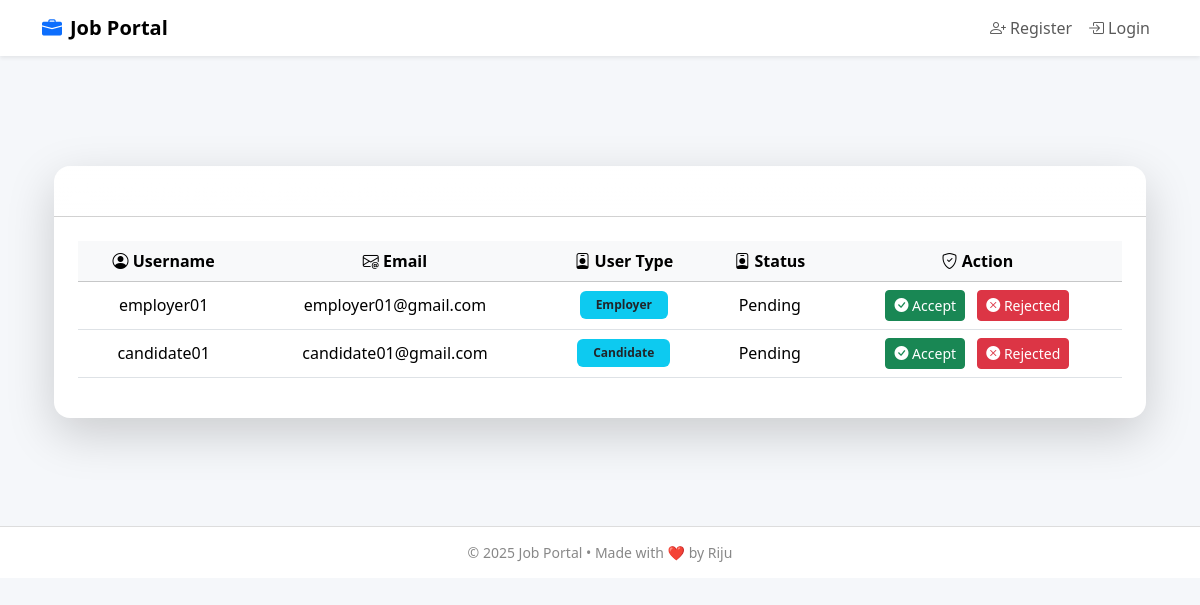
/pendingList/, run on an earlier commit of the app's database.
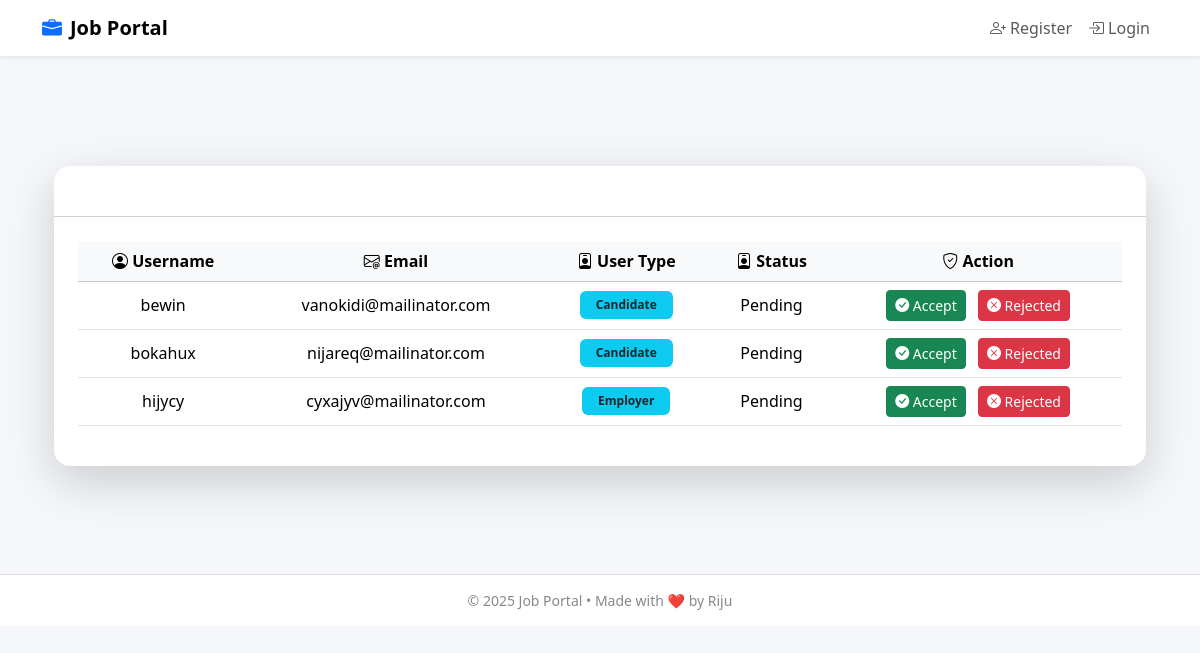
And on a later commit of the database.
### users_auth_app/models.py (models this page shows, shortened)
class PendingAccountModel(models.Model):
    username = models.CharField(max_length=100, null=True)
    email = models.EmailField(null=True)
    phone = models.CharField(max_length=15, null=True)
    user_types = models.CharField(choices=[
        ('Employer', 'Employer'),
        ('Candidate', 'Candidate'),
    ], max_length=10, null=True)
    pending_status = models.CharField(choices=[
        ('Pending', 'Pending'),
        ('Accept', 'Accept'),
        ('Rejected', 'Rejected'),
    ], max_length=10, null=True)

### users_auth_app/views.py (the view)
# urls.py: path('pendingList/',pendingList, name='pendingList'),
def pendingList(request):
    pendingUser = PendingAccountModel.objects.all()
    return render(request, 'pendingList.html',{'pendingUser':pendingUser})

### users_auth_app/templates/pendingList.html (shortened to what this page needs)
{% extends 'master/master.html' %}
{% block body %}
<div class="container mt-5">
  <div class="card shadow-lg border-0 rounded-4">
    <div class="card-header bg-gradient text-white fw-semibold rounded-top-4" style="background: linear-gradient(135deg, #667eea, #764ba2);">
      <h3 class="mb-0">
        <i class="bi bi-person-lines-fill me-2"></i>
      </h3>
    </div>
    <div class="card-body p-4">
      {% if pendingUser %}
      <div class="table-responsive">
        <table class="table table-hover align-middle text-center">
          <thead class="table-light">
            <tr>
              <th><i class="bi bi-person-circle"></i> Username</th>
              <th><i class="bi bi-envelope-at"></i> Email</th>
              <th><i class="bi bi-person-badge"></i> User Type</th>
              <th><i class="bi bi-person-badge"></i> Status</th>
              <th><i class="bi bi-shield-check"></i> Action</th>
            </tr>
          </thead>
          <tbody>
            {% for pending in pendingUser %}
            <tr class="align-middle">
              <td class="fw-medium">{{ pending.username }}</td>
              <td>{{ pending.email }}</td>
              <td>
                <span class="badge bg-info text-dark px-3 py-2">{{ pending.user_types }}</span>
              </td>
              <td>{{ pending.pending_status }}</td>
              <td>
                  {% if pending.pending_status == 'Rejected' %}
                   You Are Rejected
                   {% else %}
                   <a href="{% url 'approveUser' pending.id %}" class="btn btn-success btn-sm me-2">
                      <i class="bi bi-check-circle-fill"></i> Accept
                  </a>
                  <a href="{% url 'rejectUser' pending.id %}" class="btn btn-danger btn-sm">
                      <i class="bi bi-x-circle-fill"></i> Rejected
                  </a>
                  {% endif %}
              </td>
            </tr>
            {% endfor %}
          </tbody>
        </table>
      </div>
      {% else %}
      <div class="alert alert-info text-center mt-4">
        <i class="bi bi-info-circle"></i> No pending accounts to display.
      </div>
      {% endif %}
    </div>
  </div>
</div>
{% endblock %}

### users_auth_app/templates/master/master.html (shortened to what this page needs)
<!DOCTYPE html>
<html lang="en">
<head>
  <link href="https://cdn.jsdelivr.net/npm/bootstrap@5.3.3/dist/css/bootstrap.min.css" rel="stylesheet">
  <link href="https://cdn.jsdelivr.net/npm/bootstrap-icons@1.11.3/font/bootstrap-icons.css" rel="stylesheet">
</head>
<body>
  {% include 'master/navbar.html' %}
  <main class="container py-5">
    {% block body %}{% endblock body %}
  </main>
  <footer>
    &copy; {{ year|default:"2025" }} Job Portal • Made with ❤️ by Riju
  </footer>
</body>
</html>

### users_auth_app/templates/master/navbar.html (shortened to what this page needs)
<nav class="navbar navbar-expand-lg navbar-light bg-white fixed-top shadow-sm">
  <div class="container">
    <a class="navbar-brand fw-bold" href="{% url 'dashboardPage' %}">
      <i class="bi bi-briefcase-fill me-2"></i>Job Portal
    </a>
    <div class="collapse navbar-collapse" id="navbarNav">
      <ul class="navbar-nav ms-auto">
        {% if user.is_authenticated %}
          {% if user.user_types == 'Admin' %}
            <li class="nav-item">
              <a class="nav-link {% if request.resolver_match.url_name == 'pendingList' %}active{% endif %}"
                 href="{% url 'pendingList' %}">
                <i class="bi bi-clock-history me-1"></i>Pending Accounts
              </a>
            </li>
          {% elif user.user_types == 'Employer' %}
            <li class="nav-item">
              <a class="nav-link {% if request.resolver_match.url_name == 'dashboardPage' %}active{% endif %}"
                 href="{% url 'dashboardPage' %}">
                <i class="bi bi-speedometer2 me-1"></i>Dashboard
              </a>
            </li>
            <li class="nav-item">
              <a class="nav-link {% if request.resolver_match.url_name == 'createJobPage' %}active{% endif %}"
                 href="{% url 'createJobPage' %}">
                <i class="bi bi-briefcase me-1"></i>Add Job
              </a>
            </li>
          {% elif user.user_types == 'Candidate' %}
            <li class="nav-item">
              <a class="nav-link {% if request.resolver_match.url_name == 'dashboardPage' %}active{% endif %}"
                 href="{% url 'dashboardPage' %}">
                <i class="bi bi-house-door me-1"></i>Dashboard
              </a>
            </li>
            <li class="nav-item">
              <a class="nav-link {% if request.resolver_match.url_name == 'allJobsPage' %}active{% endif %}"
                 href="{% url 'allJobsPage' %}">
                <i class="bi bi-search me-1"></i>All Jobs
              </a>
            </li>
            <li class="nav-item">
              <a class="nav-link {% if request.resolver_match.url_name == 'myApplicationsPage' %}active{% endif %}"
                 href="{% url 'myApplicationsPage' %}">
                <i class="bi bi-clipboard-check me-1"></i>My Applications
              </a>
            </li>
          {% endif %}
          <li class="nav-item">
            <a class="nav-link {% if request.resolver_match.url_name == 'profilePage' %}active{% endif %}"
               href="{% url 'profilePage' %}">
              <i class="bi bi-person-circle me-1"></i>Profile
            </a>
          </li>
          <li class="nav-item">
            <a class="nav-link {% if request.resolver_match.url_name == 'changePasswordPage' %}active{% endif %}"
               href="{% url 'changePasswordPage' %}">
              <i class="bi bi-shield-lock me-1"></i>Change Password
            </a>
          </li>
          <li class="nav-item">
            <a class="nav-link text-danger" href="{% url 'logoutPage' %}">
              <i class="bi bi-box-arrow-right me-1"></i>Logout
            </a>
          </li>
        {% else %}
          <li class="nav-item">
            <a class="nav-link {% if request.resolver_match.url_name == 'signupPage' %}active{% endif %}"
               href="{% url 'signupPage' %}">
              <i class="bi bi-person-plus me-1"></i>Register
            </a>
          </li>
          <li class="nav-item">
            <a class="nav-link {% if request.resolver_match.url_name == 'loginPage' %}active{% endif %}"
               href="{% url 'loginPage' %}">
              <i class="bi bi-box-arrow-in-right me-1"></i>Login
            </a>
          </li>
        {% endif %}
      </ul>
    </div>
  </div>
</nav>

### users_auth_app/templates/master/master.html (style rules this page uses)
body { background-color: #f5f7fa; padding-top: 70px; font-family: 'Segoe UI', sans-serif; }
.navbar-brand i { color: #0d6efd; }
.card { border-radius: 1rem; box-shadow: 0 4px 16px rgba(0, 0, 0, 0.05); }
footer { background-color: #fff; text-align: center; padding: 15px 0; font-size: 14px; color: #888; border-top: 1px solid #ddd; margin-top: 60px; }

What changed in the data, as far as the page shows it:
removed PendingAccountModel: username "employer01", email "employer01@gmail.com", user_types "Employer", pending_status "Pending", shows "Accept"
removed PendingAccountModel: username "candidate01", email "candidate01@gmail.com", user_types "Candidate", pending_status "Pending", shows "Accept"
added PendingAccountModel: username "bewin", email "vanokidi@mailinator.com", user_types "Candidate", pending_status "Pending", shows "Accept"
added PendingAccountModel: username "bokahux", email "nijareq@mailinator.com", user_types "Candidate", pending_status "Pending", shows "Accept"
added PendingAccountModel: username "hijycy", email "cyxajyv@mailinator.com", user_types "Employer", pending_status "Pending", shows "Accept"
